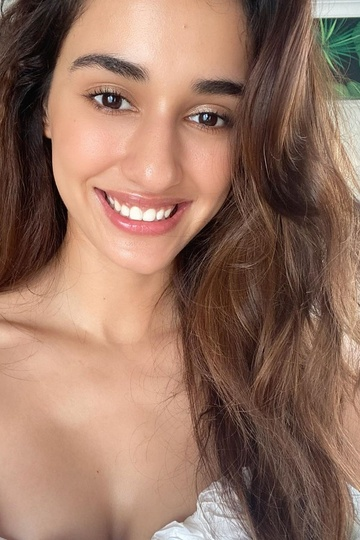
#> input picture ml_model/datasets/Disha/10 beauty and wellness tricks you can.jpg, 360 x 540 px, shrunk from 900 x 1350 before the run; its folder holds only this picture in this run
$ jupyter execute --allow-errors Data_Cleaning.ipynb
#> lines starting #> are read from the running program, lines starting #| are printed output that depends on the picture
[cell 1]
import numpy as np
import cv2
import matplotlib
from matplotlib import pyplot as plt

[cell 2]
img =cv2.imread('./datasets/tamana/182 Tamannaah Bhatia Photos and Premium (2).jpg')
#> (the rest of this cell did not finish here and is left out)

#> (a cell that did not finish here is left out)

#> (a cell that did not finish here is left out)

#> (a cell that did not finish here is left out)

Line And Edge Feature using to Detect Features -> MOVING WINDOW

##### Face and Image Using Haar Cascsade

[cell 6]
face =cv2.CascadeClassifier('./opencv/haarcascades/haarcascade_frontalface_default.xml')
eye =cv2.CascadeClassifier('./opencv/haarcascades/haarcascade_eye.xml')

# DIRECT CAN CONTINUE TO THE FUNCIOTN

#> (a cell that did not finish here is left out)

[cell 8]
#eyes

Rectiangle

#> (a cell that did not finish here is left out)

#> (a cell that did not finish here is left out)

#> (a cell that did not finish here is left out)

#### Full Analysis on face & Eye Detection

#> (a cell that did not finish here is left out)

#> (a cell that did not finish here is left out)

[cell 14]
image_scan = cv2.imread('./datasets/Kiara/Bhool Bhulaiyaa 2_ Kiara Advani aka.jpg')
#> (the rest of this cell did not finish here and is left out)

#> (a cell that did not finish here is left out)

Till here Practice

# Main processing

### Making different Folders_ For Cropped and Correct face and Eyes images

[cell 16]
def get_croped_image_when_two_eyes_found(image_given):
    img = cv2.imread(image_given)
    black_and_white = cv2.cvtColor(img,cv2.COLOR_BGR2GRAY)
    faces= face.detectMultiScale(black_and_white,1.3,5)
    for (a,b,c,d) in faces:
        face_gray = black_and_white[b:b+d,a:a+c]
        face_color= img[b:b+d,a:a+c]
        eyes = eye.detectMultiScale(face_gray)
        if (len(eyes)>=2 and len(eyes)<6):
            return face_color

[cell 17]
data_path ='./datasets/'
cropped_data_path= './datasets/cropped/'

[cell 18]
import os
img_directory = []
for entry in os.scandir(data_path):
    if entry.is_dir():
        img_directory.append(entry.path)
#> pass 2 of the loop `for entry in os.scandir(data_path):`:

[cell 19]
img_directory

Creating Crop folder and remove if present earlier

[cell 20]
import shutil
if os.path.exists(cropped_data_path):
    shutil.rmtree(cropped_data_path)
os.mkdir(cropped_data_path)

# Funcion for processing cropped Images

[cell 21]
cropped_img_dirs =[]
person_file_name_dict ={}

#
for img_dir in img_directory:
    count= 1
    persons_name = img_dir.split('/')[-1]
    print(persons_name)
    #initialisation each dict
    person_file_name_dict[persons_name]=[]

    # main function
    for entry in os.scandir(img_dir):
        face_color = get_croped_image_when_two_eyes_found(entry.path)
#> in get_croped_image_when_two_eyes_found, img is the input picture: shape (540, 360, 3); mean B, G, R 97.9, 115.1, 150.3
#> in get_croped_image_when_two_eyes_found, `black_and_white = cv2.cvtColor(img,cv2.COLOR_BGR2GRAY)`:
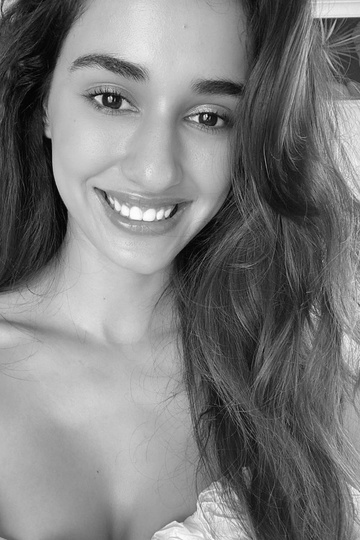
#> black_and_white: shape (540, 360); min 0, max 254, mean 123.7
#> in get_croped_image_when_two_eyes_found, `faces= face.detectMultiScale(black_and_white,1.3,5)`: faces = [[37, 20, 239, 239]]
#> the loop in get_croped_image_when_two_eyes_found, `for (a,b,c,d) in faces:` made 1 pass
#> (a, b, c, d, eyes) on pass 1: (37, 20, 239, 239, [[142, 72, 54, 54], [39, 47, 65, 65], [41, 152, 50, 50]])
#> pass 1, in get_croped_image_when_two_eyes_found, `face_gray = black_and_white[b:b+d,a:a+c]`:
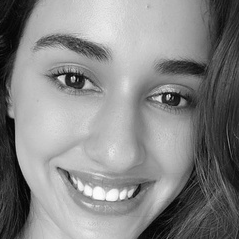
#> face_gray: shape (239, 239); min 1, max 254, mean 133.9
#> pass 1, in get_croped_image_when_two_eyes_found, `face_color= img[b:b+d,a:a+c]`:
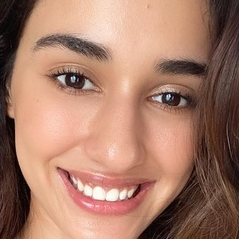
#> face_color: shape (239, 239, 3); mean B, G, R 104.5, 123.1, 166.3
        if face_color is not None:  # if valid face
            cropped_folder = cropped_data_path + persons_name
            if not os.path.exists(cropped_folder):
                os.makedirs(cropped_folder)
                cropped_img_dirs.append(cropped_folder)
                print("creating folders......")

            cropped_file_name_temp = persons_name + str(count) +".png"
            cropped_file_path_name_temp = cropped_folder+"/"+cropped_file_name_temp

            #writting
            cv2.imwrite(cropped_file_path_name_temp , face_color)
            person_file_name_dict[persons_name].append(cropped_file_path_name_temp)
            count = count +1
#> pass 2 of the loop `for img_dir in img_directory:`:
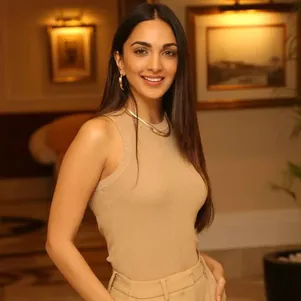
#> input picture ml_model/datasets/Kiara/Are you a Kiara Advani fan_ Take the.webp, 301 x 301 px, shrunk from 752 x 752 before the run
#> in get_croped_image_when_two_eyes_found, img is the input picture: shape (301, 301, 3); mean B, G, R 44.3, 90.5, 142.8
#> in get_croped_image_when_two_eyes_found (call 2), `black_and_white = cv2.cvtColor(img,cv2.COLOR_BGR2GRAY)`:
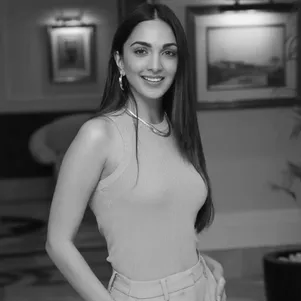
#> black_and_white: shape (301, 301); min 4, max 245, mean 100.9
#> faces = [[118, 24, 72, 72]]
#> the loop in get_croped_image_when_two_eyes_found, `for (a,b,c,d) in faces:` made 1 pass
#> (a, b, c, d, eyes) on pass 1: (118, 24, 72, 72, [[12, 16, 23, 23], [37, 17, 22, 22]])
#> pass 1, in get_croped_image_when_two_eyes_found (call 2), `face_color= img[b:b+d,a:a+c]`:
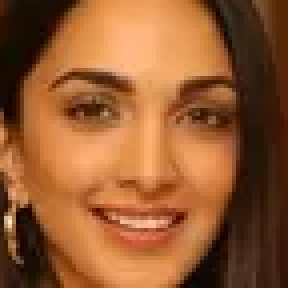
#> face_color: shape (72, 72, 3) (shown 4 times larger); mean B, G, R 49.5, 90.5, 148.2
